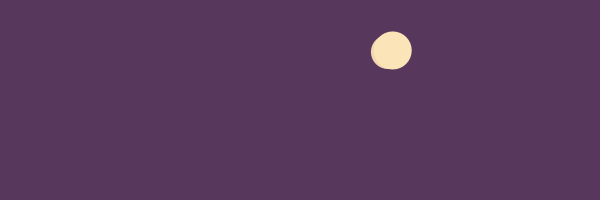
Frame 1 (no input)
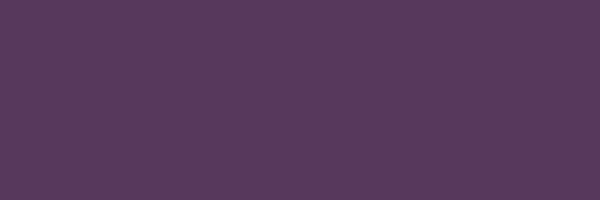
Frame 60 (the mouse pressed at the canvas centre just before this capture)
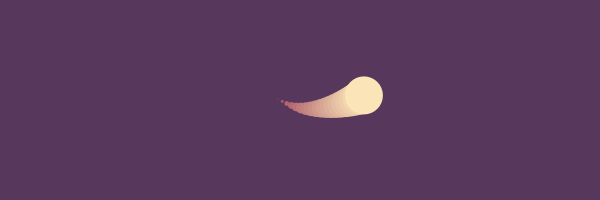
Frame 120 (the mouse held since frame 60 and released just before this capture)

The Processing sketch that drew these frames (run headless with seeded random() and noise(); from frame 60 on, the mouse is pressed at the canvas centre):

// Processing sketch: processing_155265
// ── processing_155265.pde

/*----------------------------------
 
 Copyright by Diana Lange 2014
 Don't use without any permission. Creative Commons: Attribution Non-Commercial.
 
 mail: kontakt@diana-lange.de
 web: diana-lange.de
 facebook: https://www.facebook.com/DianaLangeDesign
 flickr: http://www.flickr.com/photos/dianalange/collections/
 tumblr: http://dianalange.tumblr.com/
 twitter: http://twitter.com/DianaOnTheRoad
 vimeo: https://vimeo.com/dianalange/videos
 
 -----------------------------------*/

PVector [] location;
PVector direction;
float speed;


void setup ()
{
  size (600, 200);
  smooth();

  location = new PVector [20];
  location[0] = new PVector (random (width), random (height));

  for (int i = 1; i < location.length; i++)
  {
    location[i] = location[0].get ();
  }
  speed = 5;
  float angle = random (TWO_PI);
  direction = new PVector (cos (angle), sin (angle));

  frameRate (30);
}

void draw ()
{
  background (#57385c);

  move();
  steer (mouseX, mouseY);
  display();
}


PVector getHead ()
{
  return location [location.length-1].get();
}

void setHead (PVector pos)
{
  location [location.length-1]= pos.get();

  updateBody ();
}

// HELPERS ---------------

void updateBody ()
{
  for (int i = 0; i < location.length-1; i++)
  {
    location [i] = location [i+1];
  }
}

// DISPLAY --------------------

void display ()
{
  noStroke();
  for (int i = 0; i < location.length; i++)
  {
    color c = lerpColor (#ffedbc, #A75265, map (i, 0, location.length, 1, 0 ) );
    float s = map (i, 0, location.length, 1, 40  );

    fill (c);
    ellipse (location[i].x, location [i].y, s, s);
  }
}

void steer (float x, float y)
{
  PVector location = getHead();

  float angle = atan2 (y-location.y, x -location.x);

  PVector force = new PVector (cos (angle), sin (angle));
  force.mult (0.1);

  direction.add (force);
  direction.normalize();
}


// MOVE -----------------------------------------

void move ()
{
  PVector location = getHead();

  PVector velocity = direction.get();
  velocity.mult (speed);
  location.add (velocity);

  setHead (location);
}
